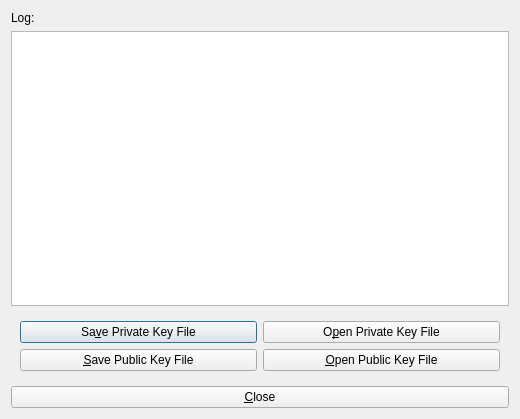
<?xml version="1.0" encoding="UTF-8"?>
<ui version="4.0">
 <class>KeyGen</class>
 <widget class="QDialog" name="KeyGen">
  <property name="windowModality">
   <enum>Qt::WindowModal</enum>
  </property>
  <property name="geometry">
   <rect>
    <x>0</x>
    <y>0</y>
    <width>520</width>
    <height>419</height>
   </rect>
  </property>
  <property name="windowTitle">
   <string>Public/Private SSH Key Generation</string>
  </property>
  <property name="modal">
   <bool>true</bool>
  </property>
  <layout class="QVBoxLayout" name="verticalLayout">
   <item>
    <widget class="QLabel" name="label">
     <property name="text">
      <string>Log:</string>
     </property>
    </widget>
   </item>
   <item>
    <widget class="QTextEdit" name="logText">
     <property name="readOnly">
      <bool>true</bool>
     </property>
    </widget>
   </item>
   <item>
    <widget class="QWidget" name="widget" native="true">
     <layout class="QGridLayout" name="gridLayout">
      <item row="0" column="0">
       <widget class="QPushButton" name="savePrivKey">
        <property name="text">
         <string>Sa&amp;ve Private Key File</string>
        </property>
        <property name="icon">
         <iconset resource="../icons/temp_icons.qrc">
          <normaloff>:/export_icon/save.png</normaloff>:/export_icon/save.png</iconset>
        </property>
       </widget>
      </item>
      <item row="1" column="0">
       <widget class="QPushButton" name="savePubKey">
        <property name="text">
         <string>&amp;Save Public Key File</string>
        </property>
        <property name="icon">
         <iconset resource="../icons/temp_icons.qrc">
          <normaloff>:/export_icon/save.png</normaloff>:/export_icon/save.png</iconset>
        </property>
       </widget>
      </item>
      <item row="0" column="1">
       <widget class="QPushButton" name="openPrivKeyFile">
        <property name="text">
         <string>O&amp;pen Private Key File</string>
        </property>
        <property name="icon">
         <iconset resource="../icons/temp_icons.qrc">
          <normaloff>:/export_icon/open.png</normaloff>:/export_icon/open.png</iconset>
        </property>
       </widget>
      </item>
      <item row="1" column="1">
       <widget class="QPushButton" name="openPubKeyFile">
        <property name="text">
         <string>&amp;Open Public Key File</string>
        </property>
        <property name="icon">
         <iconset resource="../icons/temp_icons.qrc">
          <normaloff>:/export_icon/open.png</normaloff>:/export_icon/open.png</iconset>
        </property>
       </widget>
      </item>
     </layout>
    </widget>
   </item>
   <item>
    <widget class="QPushButton" name="close">
     <property name="text">
      <string>&amp;Close</string>
     </property>
     <property name="icon">
      <iconset resource="../icons/temp_icons.qrc">
       <normaloff>:/edit_icon/close.png</normaloff>:/edit_icon/close.png</iconset>
     </property>
    </widget>
   </item>
  </layout>
 </widget>
 <resources>
  <include location="../icons/temp_icons.qrc"/>
 </resources>
 <connections>
  <connection>
   <sender>close</sender>
   <signal>clicked()</signal>
   <receiver>KeyGen</receiver>
   <slot>reject()</slot>
   <hints>
    <hint type="sourcelabel">
     <x>323</x>
     <y>402</y>
    </hint>
    <hint type="destinationlabel">
     <x>398</x>
     <y>299</y>
    </hint>
   </hints>
  </connection>
  <connection>
   <sender>savePrivKey</sender>
   <signal>clicked()</signal>
   <receiver>KeyGen</receiver>
   <slot>savePrivKey()</slot>
   <hints>
    <hint type="sourcelabel">
     <x>116</x>
     <y>341</y>
    </hint>
    <hint type="destinationlabel">
     <x>-1</x>
     <y>296</y>
    </hint>
   </hints>
  </connection>
  <connection>
   <sender>savePubKey</sender>
   <signal>clicked()</signal>
   <receiver>KeyGen</receiver>
   <slot>savePubKey()</slot>
   <hints>
    <hint type="sourcelabel">
     <x>60</x>
     <y>366</y>
    </hint>
    <hint type="destinationlabel">
     <x>-1</x>
     <y>342</y>
    </hint>
   </hints>
  </connection>
  <connection>
   <sender>openPrivKeyFile</sender>
   <signal>clicked()</signal>
   <receiver>KeyGen</receiver>
   <slot>openPrivKey()</slot>
   <hints>
    <hint type="sourcelabel">
     <x>475</x>
     <y>335</y>
    </hint>
    <hint type="destinationlabel">
     <x>524</x>
     <y>323</y>
    </hint>
   </hints>
  </connection>
  <connection>
   <sender>openPubKeyFile</sender>
   <signal>clicked()</signal>
   <receiver>KeyGen</receiver>
   <slot>openPubKey()</slot>
   <hints>
    <hint type="sourcelabel">
     <x>494</x>
     <y>368</y>
    </hint>
    <hint type="destinationlabel">
     <x>516</x>
     <y>358</y>
    </hint>
   </hints>
  </connection>
 </connections>
 <slots>
  <slot>savePrivKey()</slot>
  <slot>savePubKey()</slot>
  <slot>openPrivKey()</slot>
  <slot>openPubKey()</slot>
 </slots>
</ui>
